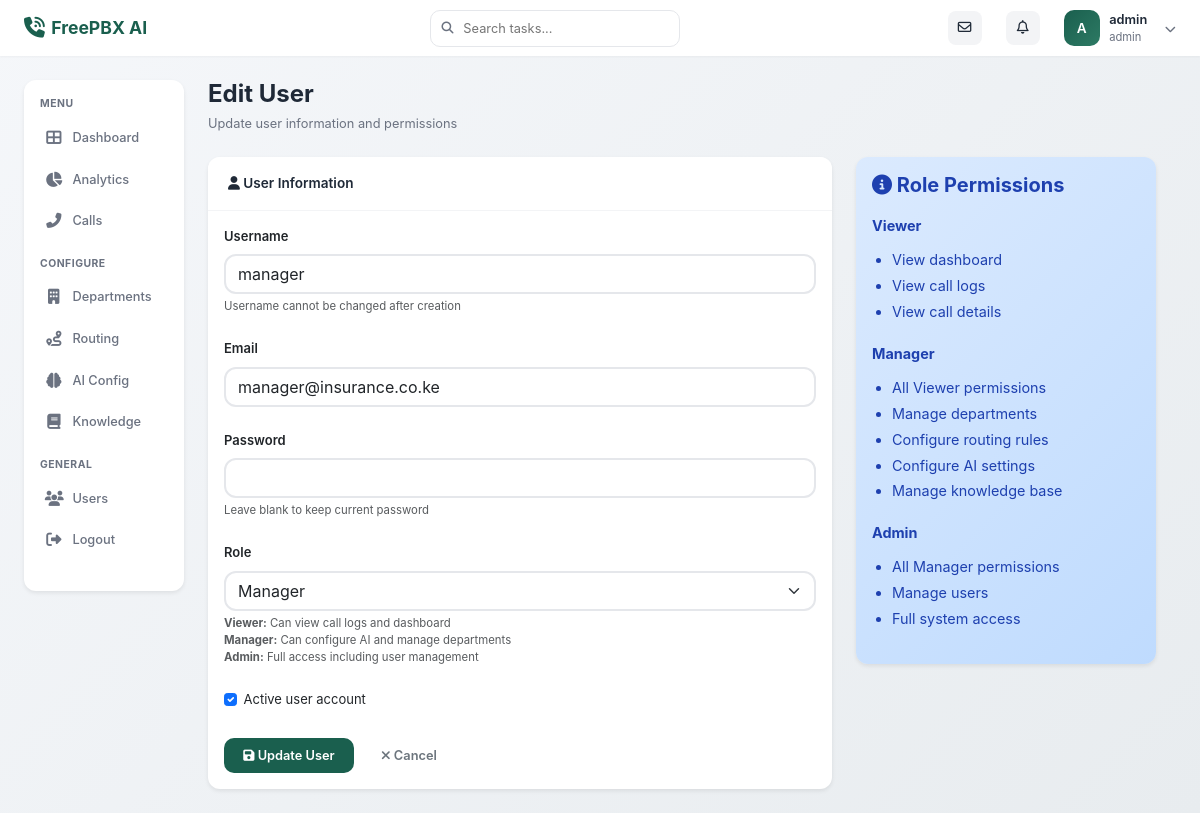
Screenshot of /auth/users/2/edit (signed in) with the database file from the repository.
### models/user.py (models this page shows, shortened)
class User(UserMixin, db.Model):
    __tablename__ = 'users'
    id = db.Column(db.Integer, primary_key=True)
    username = db.Column(db.String(80), unique=True, nullable=False, index=True)
    email = db.Column(db.String(120), unique=True, nullable=True)
    password_hash = db.Column(db.String(255), nullable=False)
    role = db.Column(db.String(20), nullable=False, default='viewer')
    is_active = db.Column(db.Boolean, default=True, nullable=False)
    created_at = db.Column(db.DateTime, default=datetime.utcnow, nullable=False)
    last_login = db.Column(db.DateTime)
    def has_permission(self, required_role):
        role_hierarchy = {'viewer': 1, 'manager': 2, 'admin': 3}
        return role_hierarchy.get(self.role, 0) >= role_hierarchy.get(required_role, 0)

### blueprints/auth/routes.py (the view, shortened to what this page needs)
@auth_bp.route('/users/<int:user_id>/edit', methods=['GET', 'POST'])
@login_required
def edit_user(user_id):
    if not current_user.has_permission('admin'):
        flash('Access denied. Admin privileges required.', 'error')
        return redirect(url_for('admin.dashboard'))
    user = User.query.get_or_404(user_id)
    return render_template('admin/user_form.html', user=user)

### templates/admin/user_form.html (shortened to what this page needs)
{% extends "base.html" %}
{% block content %}
<div class="page-header">
    <h1 class="page-title">{{ 'Edit' if user else 'Create' }} User</h1>
    <p class="page-subtitle">{{ 'Update user information and permissions' if user else 'Add a new user to the system' }}</p>
</div>
<div class="row">
    <div class="col-md-8">
        <div class="card">
            <div class="card-header">
                <i class="fas fa-user"></i> User Information
            </div>
            <div class="card-body">
                <form method="POST">
                    <div class="mb-4">
                        <label for="username" class="form-label" style="font-weight: 600;">Username</label>
                        <input type="text" class="form-control" id="username" name="username"
                               value="{{ user.username if user else '' }}"
                               {% if user %}readonly{% else %}required{% endif %}
                               style="border-radius: 12px; border: 2px solid #e5e7eb;">
                        {% if user %}
                        <div class="form-text">Username cannot be changed after creation</div>
                        {% endif %}
                    </div>
                    <div class="mb-4">
                        <label for="email" class="form-label" style="font-weight: 600;">Email</label>
                        <input type="email" class="form-control" id="email" name="email"
                               value="{{ user.email if user else '' }}"
                               style="border-radius: 12px; border: 2px solid #e5e7eb;">
                    </div>
                    <div class="mb-4">
                        <label for="password" class="form-label" style="font-weight: 600;">Password</label>
                        <input type="password" class="form-control" id="password" name="password"
                               style="border-radius: 12px; border: 2px solid #e5e7eb;">
                        {% if user %}
                        <div class="form-text">Leave blank to keep current password</div>
                        {% endif %}
                    </div>
                    <div class="mb-4">
                        <label for="role" class="form-label" style="font-weight: 600;">Role</label>
                        <select class="form-select" id="role" name="role" required
                                style="border-radius: 12px; border: 2px solid #e5e7eb;">
                            <option value="manager" {% if user and user.role == 'manager' %}selected{% endif %}>Manager</option>
                        </select>
                        <div class="form-text">
                            <strong>Viewer:</strong> Can view call logs and dashboard<br>
                            <strong>Manager:</strong> Can configure AI and manage departments<br>
                            <strong>Admin:</strong> Full access including user management
                        </div>
                    </div>
                    {% if user %}
                    <div class="mb-4">
                        <div class="form-check">
                            <input class="form-check-input" type="checkbox" id="is_active" name="is_active"
                                   {% if user.is_active %}checked{% endif %}>
                            <label class="form-check-label" for="is_active">
                                Active user account
                            </label>
                        </div>
                    </div>
                    {% endif %}
                    <div class="d-flex gap-2">
                        <button type="submit" class="btn btn-primary">
                            <i class="fas fa-save"></i> {{ 'Update' if user else 'Create' }} User
                        </button>
                        <a href="{{ url_for('auth.list_users') }}" class="btn btn-outline-secondary">
                            <i class="fas fa-times"></i> Cancel
                        </a>
                    </div>
                </form>
            </div>
        </div>
    </div>
    <div class="col-md-4">
        <div class="card" style="background: linear-gradient(135deg, #dbeafe 0%, #bfdbfe 100%); border: none;">
            <div class="card-body">
                <h5 style="font-weight: 700; margin-bottom: 1rem; color: #1e40af;">
                    <i class="fas fa-info-circle"></i> Role Permissions
                </h5>
                <div style="font-size: 0.9rem; color: #1e40af; line-height: 1.8;">
                    <div style="margin-bottom: 1rem;">
                        <strong>Viewer</strong>
                        <ul style="margin-top: 0.5rem; padding-left: 1.25rem;">
                            <li>View dashboard</li>
                            <li>View call logs</li>
                            <li>View call details</li>
                        </ul>
                    </div>
                    <div style="margin-bottom: 1rem;">
                        <strong>Manager</strong>
                        <ul style="margin-top: 0.5rem; padding-left: 1.25rem;">
                            <li>All Viewer permissions</li>
                            <li>Manage departments</li>
                            <li>Configure routing rules</li>
                            <li>Configure AI settings</li>
                            <li>Manage knowledge base</li>
                        </ul>
                    </div>
                    <div>
                        <strong>Admin</strong>
                        <ul style="margin-top: 0.5rem; padding-left: 1.25rem;">
                            <li>All Manager permissions</li>
                            <li>Manage users</li>
                            <li>Full system access</li>
                        </ul>
                    </div>
                </div>
            </div>
        </div>
    </div>
</div>
{% endblock %}

### templates/base.html (shortened to what this page needs)
<!DOCTYPE html>
<html lang="en">
<head>
    <link href="https://cdn.jsdelivr.net/npm/bootstrap@5.3.0/dist/css/bootstrap.min.css" rel="stylesheet">
    <link href="https://cdnjs.cloudflare.com/ajax/libs/font-awesome/6.4.0/css/all.min.css" rel="stylesheet">
</head>
<body>
    <nav class="navbar">
        <div class="container-fluid px-0">
            <a class="navbar-brand" href="{{ url_for('admin.dashboard') }}">
                <i class="fas fa-phone-volume"></i>
                <span>FreePBX AI</span>
            </a>
            {% if current_user.is_authenticated %}
            <div class="search-box">
                <i class="fas fa-search"></i>
                <input type="text" placeholder="Search tasks..." id="searchInput">
            </div>
            <div class="navbar-actions">
                <button class="icon-btn">
                    <i class="far fa-envelope"></i>
                </button>
                <button class="icon-btn">
                    <i class="far fa-bell"></i>
                </button>
                <div class="dropdown">
                    <div class="user-profile" data-bs-toggle="dropdown" aria-expanded="false" style="cursor: pointer;">
                        <div class="user-avatar">
                            {{ current_user.username[0].upper() }}
                        </div>
                        <div class="user-info">
                            <div class="user-name">{{ current_user.username }}</div>
                            <div class="user-email">{{ current_user.role }}</div>
                        </div>
                        <i class="fas fa-chevron-down" style="font-size: 0.7rem; margin-left: 0.5rem; color: var(--text-secondary);"></i>
                    </div>
                </div>
            </div>
            {% endif %}
        </div>
    </nav>
    <div class="main-container">
        {% if current_user.is_authenticated %}
        <aside class="sidebar">
            <div class="sidebar-section">
                <div class="sidebar-label">Menu</div>
                <ul class="sidebar-nav">
                    <li class="sidebar-nav-item">
                        <a href="{{ url_for('admin.dashboard') }}"
                           class="sidebar-nav-link {% if request.endpoint == 'admin.dashboard' %}active{% endif %}">
                            <i class="fas fa-th-large"></i>
                            <span>Dashboard</span>
                        </a>
                    </li>
                    <li class="sidebar-nav-item">
                        <a href="{{ url_for('admin.analytics') }}"
                           class="sidebar-nav-link {% if request.endpoint == 'admin.analytics' %}active{% endif %}">
                            <i class="fas fa-chart-pie"></i>
                            <span>Analytics</span>
                        </a>
                    </li>
                    <li class="sidebar-nav-item">
                        <a href="{{ url_for('admin.call_logs') }}"
                           class="sidebar-nav-link {% if request.endpoint in ['admin.call_logs', 'admin.call_detail'] %}active{% endif %}">
                            <i class="fas fa-phone-alt"></i>
                            <span>Calls</span>
                        </a>
                    </li>
                </ul>
            </div>
            {% if current_user.has_permission('manager') %}
            <div class="sidebar-section">
                <div class="sidebar-label">Configure</div>
                <ul class="sidebar-nav">
                    <li class="sidebar-nav-item">
                        <a href="{{ url_for('admin.departments') }}"
                           class="sidebar-nav-link {% if 'department' in request.endpoint %}active{% endif %}">
                            <i class="fas fa-building"></i>
                            <span>Departments</span>
                        </a>
                    </li>
                    <li class="sidebar-nav-item">
                        <a href="{{ url_for('admin.routing_rules') }}"
                           class="sidebar-nav-link {% if 'routing' in request.endpoint %}active{% endif %}">
                            <i class="fas fa-route"></i>
                            <span>Routing</span>
                        </a>
                    </li>
                    <li class="sidebar-nav-item">
                        <a href="{{ url_for('admin.ai_config') }}"
                           class="sidebar-nav-link {% if 'ai_config' in request.endpoint %}active{% endif %}">
                            <i class="fas fa-brain"></i>
                            <span>AI Config</span>
                        </a>
                    </li>
                    <li class="sidebar-nav-item">
                        <a href="{{ url_for('admin.knowledge_base') }}"
                           class="sidebar-nav-link {% if 'knowledge' in request.endpoint %}active{% endif %}">
                            <i class="fas fa-book"></i>
                            <span>Knowledge</span>
                        </a>
                    </li>
                </ul>
            </div>
            {% endif %}
            <div class="sidebar-section">
                <div class="sidebar-label">General</div>
                <ul class="sidebar-nav">
                    {% if current_user.has_permission('admin') %}
                    <li class="sidebar-nav-item">
                        <a href="{{ url_for('auth.list_users') }}"
                           class="sidebar-nav-link {% if 'users' in request.endpoint %}active{% endif %}">
                            <i class="fas fa-users"></i>
                            <span>Users</span>
                        </a>
                    </li>
                    {% endif %}
                    <li class="sidebar-nav-item">
                        <a href="{{ url_for('auth.logout') }}" class="sidebar-nav-link">
                            <i class="fas fa-sign-out-alt"></i>
                            <span>Logout</span>
                        </a>
                    </li>
                </ul>
            </div>
        </aside>
        {% endif %}
        <main class="main-content">
            {% block content %}{% endblock %}
        </main>
    </div>
</body>
</html>

### rows the page displays
User: username "A", username "admin", role "admin"
User: username "manager", email "manager@insurance.co.ke", role "Manager", is_active "☑"

### other values shown
{{ 'Edit' if user else 'Create' }} "Edit"
{{ 'Update' if user else 'Create' }} "Update"
